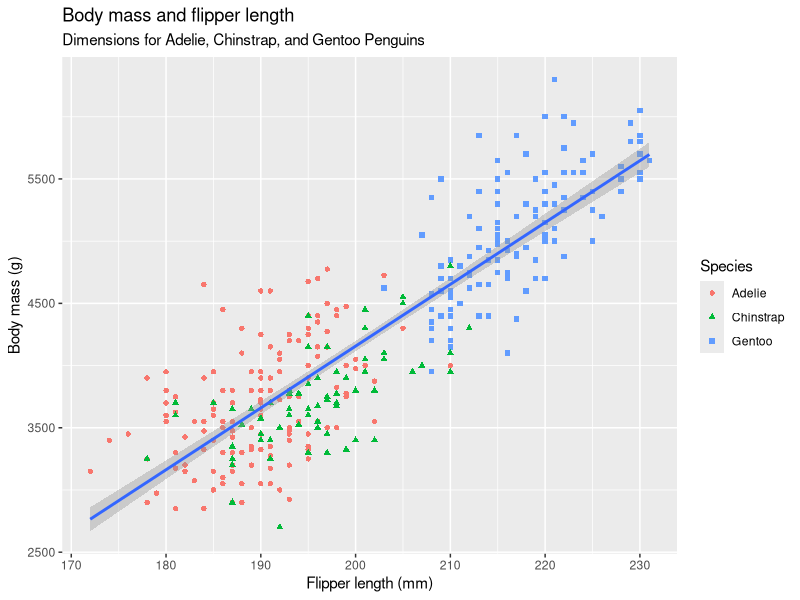

This chart was generated by the following R code:
## ---- chunk 1
library(tidyverse)
library(palmerpenguins)
## ---- chunk 2
penguins
## ---- chunk 3
glimpse(penguins)
## ---- chunk 4
#| label: fig-bodymass_flipperlength_plot
#| fig-cap: Scatter plot of the relationship between the body mass and the flipper length

ggplot(
  data = penguins,
  mapping = aes(x = flipper_length_mm, y = body_mass_g)
) +
  geom_point(aes(color = species, shape = species)) +
  geom_smooth(method = "lm") +
  labs(
    title = "Body mass and flipper length",
    subtitle = "Dimensions for Adelie, Chinstrap, and Gentoo Penguins",
    x = "Flipper length (mm)", y = "Body mass (g)",
    color = "Species", shape = "Species"
  ) 
